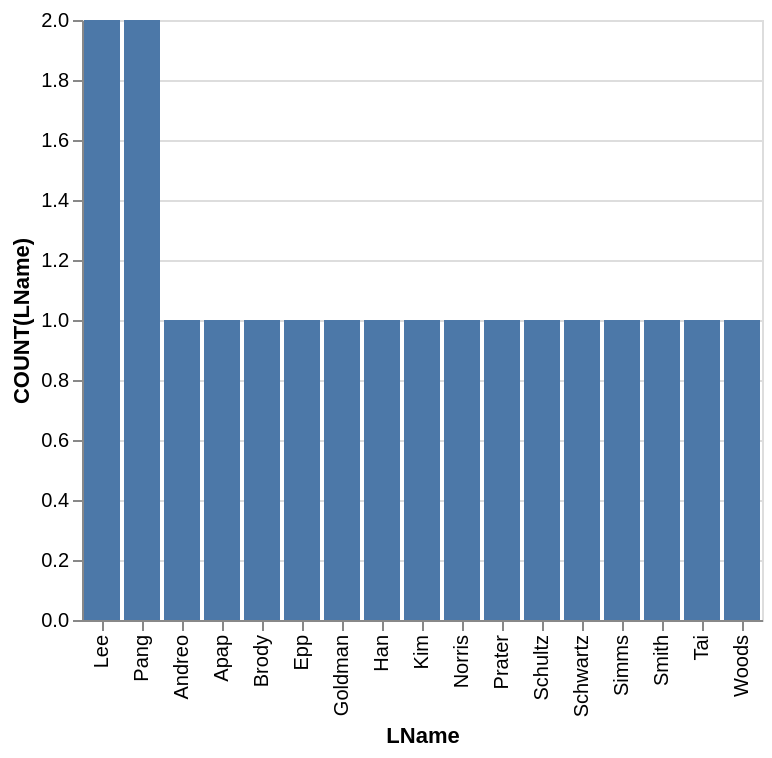

Specify this chart in Vega-Lite:
### Vega-Lite specification from a JSON file in a GitHub repository (floating-point values rounded to 4 significant figures)
{"data": {"values": [{"x_data": "Andreo", "y_data": 1}, {"x_data": "Apap", "y_data": 1}, {"x_data": "Brody", "y_data": 1}, {"x_data": "Epp", "y_data": 1}, {"x_data": "Goldman", "y_data": 1}, {"x_data": "Han", "y_data": 1}, {"x_data": "Kim", "y_data": 1}, {"x_data": "Lee", "y_data": 2}, {"x_data": "Norris", "y_data": 1}, {"x_data": "Pang", "y_data": 2}, {"x_data": "Prater", "y_data": 1}, {"x_data": "Schultz", "y_data": 1}, {"x_data": "Schwartz", "y_data": 1}, {"x_data": "Simms", "y_data": 1}, {"x_data": "Smith", "y_data": 1}, {"x_data": "Tai", "y_data": 1}, {"x_data": "Woods", "y_data": 1}]}, "mark": "bar", "encoding": {"x": {"field": "x_data", "type": "nominal", "title": "LName", "sort": {"op": "sum", "field": "y_data", "order": "descending"}}, "y": {"field": "y_data", "type": "quantitative", "title": "COUNT(LName)"}}}
